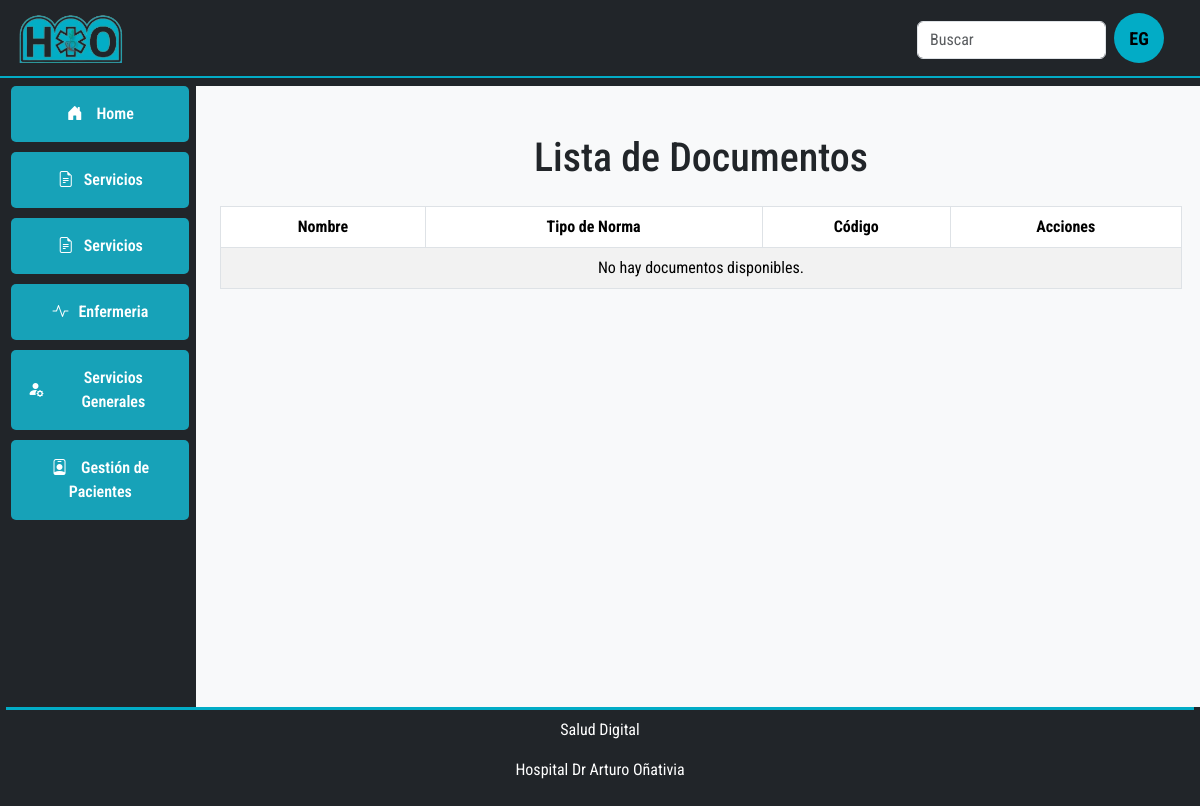
The page /documentos/ on the database as committed earlier.
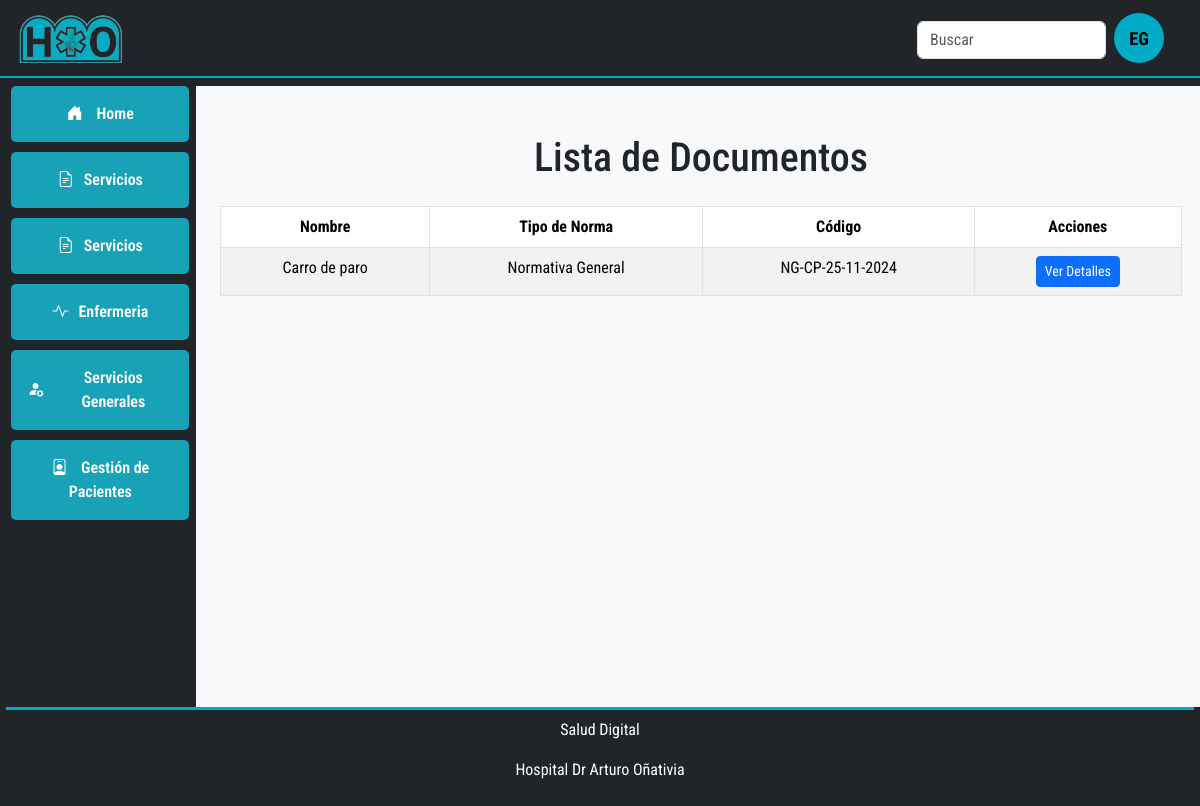
The same page on the database as committed later.
### ProtocolosDigitales/models.py (models this page shows, shortened)
class Documento(models.Model):
    Opciones_clases = [
        ("Normativa General", "Normativa General"),
        ("Protocolo de Control de Infecciones", "Protocolo de Control de Infecciones"),
        ("Protocolos Generales", "Protocolos Generales"),
        ("Protocolos de Servicio", "Protocolos de Servicio"),
        ("Instructivo de Procedimiento", "Instructivo de Procedimiento"),
    ]
    clase = models.CharField(
        max_length=50, choices=Opciones_clases, blank=False, null=False
    )
    nombre = models.CharField(max_length=100, unique=True, blank=False, null=False)
    codigo = models.CharField(max_length=50, unique=True, blank=False, null=False)

### ProtocolosDigitales/views.py (the view)
# urls.py: path("documentos/", DocumentoListView.as_view(), name="documento_list"),
class DocumentoListView(ListView):
    model = Documento
    template_name = (
        "ProtocolosDigitales/documento_list.html"  # Aquí especificas la ruta completa
    )
    context_object_name = "documentos"
    paginate_by = 10
    def get_context_data(self, **kwargs):
        context = super().get_context_data(**kwargs)
        return context

### ProtocolosDigitales/templates/ProtocolosDigitales/documento_list.html (shortened to what this page needs)
{% extends 'base.html' %} {% block main_content %}
<h1 class="my-4">Lista de Documentos</h1>
<div class="table-responsive">
  <table class="table table-striped table-bordered">
    <thead class="thead-dark">
      <tr>
        <th scope="col">Nombre</th>
        <th scope="col">Tipo de Norma</th>
        <th scope="col">Código</th>
        <th scope="col">Acciones</th>
      </tr>
    </thead>
    <tbody>
      {% for documento in documentos %}
      <tr>
        <td>{{ documento.nombre }}</td>
        <td>{{ documento.clase }}</td>
        <td>{{ documento.codigo }}</td>
        <td>
          <a
            href="{% url 'documento_detail' documento.pk %}"
            class="btn btn-primary btn-sm"
            >Ver Detalles</a
          >
        </td>
      </tr>
      {% empty %}
      <tr>
        <td colspan="4" class="text-center">No hay documentos disponibles.</td>
      </tr>
      {% endfor %}
    </tbody>
  </table>
</div>
 {% endblock %}

Rows that differ between the two databases and show on the page:
added Documento: nombre "Carro de paro", clase "Normativa General", codigo "NG-CP-25-11-2024"
Other text that changed with them:
text no longer shown: "No hay documentos disponibles."
